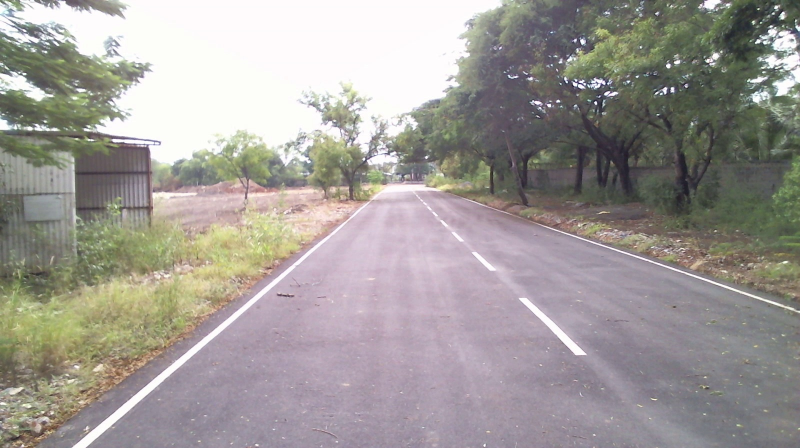
#> input picture image1.jpg, 1600 x 896 px, given in place of poda.mp4, which was not available (shown at 1/2 size)
$ python 'extrapolating lane lines.py'   (older library calls are emulated)
#> lines starting #> are read from the running program, lines starting #| are printed output that depends on the picture; after the words box and inside, x2 and y2 are one past the last pixel; in counts of white or black regions, pixels touching at a corner belong together; pictures that were not available may be replaced by others from this repository, and a replacement may not be noted
import cv2
import numpy as np
import matplotlib.pyplot as plt


def abs_sobel_thresh(img, orient, sobel_kernel=3, thresh=(0, 255)):
    img = cv2.cvtColor(img, cv2.COLOR_BGR2RGB)
    gray = cv2.cvtColor(img, cv2.COLOR_RGB2GRAY)


    if orient == 'x':
        sobelx = cv2.Sobel(gray, cv2.CV_64F, 1, 0, ksize=sobel_kernel)
        abs_sobelx = np.absolute(sobelx)
        scaled_sobel = np.uint8(255 * abs_sobelx / np.max(abs_sobelx))


    else:
        sobely = cv2.Sobel(gray, cv2.CV_64F, 0, 1, ksize=sobel_kernel)
        abs_sobely = np.absolute(sobely)
        scaled_sobel = np.uint8(255 * abs_sobely / np.max(abs_sobely))

    thresh_min = thresh[0]
    thresh_max = thresh[1]
    grad_binary = np.zeros_like(scaled_sobel)
    grad_binary[(scaled_sobel >= thresh_min) & (scaled_sobel <= thresh_max)] = 1

    return grad_binary


def mag_thresh(img, sobel_kernel=3, mag_thresh=(0, 255)):
    img = cv2.cvtColor(img, cv2.COLOR_BGR2RGB)
    gray = cv2.cvtColor(img, cv2.COLOR_RGB2GRAY)
    sobelx = cv2.Sobel(gray, cv2.CV_64F, 1, 0, ksize=sobel_kernel)
    sobely = cv2.Sobel(gray, cv2.CV_64F, 0, 1, ksize=sobel_kernel)
    magnitude = np.sqrt(np.square(sobelx) + np.square(sobely))
    abs_magnitude = np.absolute(magnitude)
    scaled_magnitude = np.uint8(255 * abs_magnitude / np.max(abs_magnitude))
    mag_binary = np.zeros_like(scaled_magnitude)
    mag_binary[(scaled_magnitude >= mag_thresh[0]) & (scaled_magnitude <= mag_thresh[1])] = 1

    return mag_binary


def dir_threshold(img, sobel_kernel=3, thresh=(0, np.pi / 2)):
    img = cv2.cvtColor(img, cv2.COLOR_BGR2RGB)
    gray = cv2.cvtColor(img, cv2.COLOR_RGB2GRAY)
    sobelx = cv2.Sobel(gray, cv2.CV_64F, 1, 0, ksize=sobel_kernel)
    sobely = cv2.Sobel(gray, cv2.CV_64F, 0, 1, ksize=sobel_kernel)
    abs_sobelx = np.absolute(sobelx)
    abs_sobely = np.absolute(sobely)
    arctan = np.arctan2(abs_sobely, abs_sobelx)
    dir_binary = np.zeros_like(arctan)
    dir_binary[(arctan >= thresh[0]) & (arctan <= thresh[1])] = 1
    # plt.imshow(dir_binary)
    # plt.show()
    return dir_binary


def combined_s_gradient_thresholds(img):

    ksize = 3  #
    gradx = abs_sobel_thresh(img, orient='x', sobel_kernel=ksize, thresh=(20, 100))
    grady = abs_sobel_thresh(img, orient='y', sobel_kernel=ksize, thresh=(20, 100))
    mag_binary = mag_thresh(img, sobel_kernel=ksize, mag_thresh=(20, 100))
    dir_binary = dir_threshold(img, sobel_kernel=ksize, thresh=(0.7, 1.4))

    combined = np.zeros_like(dir_binary)
    combined[((gradx == 1) & (grady == 1)) | ((mag_binary == 1) & (dir_binary == 1))] = 1
    cv2.imshow("1",combined)
    img = cv2.cvtColor(img, cv2.COLOR_BGR2RGB)
    hls = cv2.cvtColor(img, cv2.COLOR_RGB2HLS)
    s_channel = hls[:, :, 2]

    s_thresh_min = 100
    s_thresh_max = 255
    s_binary = np.zeros_like(s_channel)
    s_binary[(s_channel >= s_thresh_min) & (s_channel <= s_thresh_max)] = 1

    combined_binary = np.zeros_like(combined)

    combined_binary[(s_binary == 1) | (combined == 1)] = 1


    # [10 lines of commented-out code are left out]
    return combined_binary

def transform_image(img):

    img_size = (img.shape[1], img.shape[0])

    leftupperpoint = [840,499]
    rightupperpoint = [1122,480]
    leftlowerpoint = [166, img.shape[0]]
    rightlowerpoint = [1556, img.shape[0]]
    src = np.float32([leftupperpoint, leftlowerpoint, rightupperpoint, rightlowerpoint])
    dst = np.float32([[0,0], [0, img.shape[0]], [img.shape[1], 0], [img.shape[1],img.shape[0]]])

    M = cv2.getPerspectiveTransform(src, dst)
    Minv = cv2.getPerspectiveTransform(dst, src)

    warped = cv2.warpPerspective(img, M, img_size, flags=cv2.INTER_NEAREST)
    cv2.imshow("3",warped)
    return warped, Minv


def locate_lines(binary_warped, nwindows=9, margin=100, minpix=50):
    # Assuming you have created a warped binary image called "binary_warped"
    # Take a histogram of the bottom half of the image
    histogram = np.sum(binary_warped[int(binary_warped.shape[0] // 2):, :], axis=0)
    cv2.imshow("2",histogram)

    # Find the peak of the left and right halves of the histogram
    # These will be the starting point for the left and right lines
    midpoint = np.int(histogram.shape[0] / 2)
    print(midpoint)
    leftx_base = np.argmax(histogram[:midpoint])
    rightx_base = np.argmax(histogram[midpoint:]) + midpoint

    # Set height of windows
    window_height = np.int(binary_warped.shape[0] / nwindows)
    print(window_height)
    # Identify the x and y positions of all nonzero pixels in the image
    nonzero = binary_warped.nonzero()
    nonzeroy = np.array(nonzero[0])
    nonzerox = np.array(nonzero[1])
    # Current positions to be updated for each window
    leftx_current = leftx_base
    rightx_current = rightx_base

    # Create empty lists to receive left and right lane pixel indices
    left_lane_inds = []
    right_lane_inds = []

    # Create an image to draw on and an image to show the selection window
    out_img = np.dstack((binary_warped, binary_warped, binary_warped)) * 255
    # Step through the windows one by one
    for window in range(nwindows):
        # Identify window boundaries in x and y (and right and left)
        win_y_low = binary_warped.shape[0] - (window + 1) * window_height
        win_y_high = binary_warped.shape[0] - window * window_height
        print(win_y_low,win_y_high)
        win_xleft_low = leftx_current - margin
        win_xleft_high = leftx_current + margin
        win_xright_low = rightx_current - margin
        win_xright_high = rightx_current + margin
        # Draw the windows on the visualization image
        # cv2.rectangle(out_img, (win_xleft_low, win_y_low), (win_xleft_high, win_y_high),
        #               (0, 255, 0), 2)
        # cv2.rectangle(out_img, (win_xright_low, win_y_low), (win_xright_high, win_y_high),
        #               (0, 255, 0), 2)
        # Identify the nonzero pixels in x and y within the window
        good_left_inds = ((nonzeroy >= win_y_low) & (nonzeroy < win_y_high) &
                          (nonzerox >= win_xleft_low) & (nonzerox < win_xleft_high)).nonzero()[0]
        good_right_inds = ((nonzeroy >= win_y_low) & (nonzeroy < win_y_high) &
                           (nonzerox >= win_xright_low) & (nonzerox < win_xright_high)).nonzero()[0]
        # Append these indices to the lists
        left_lane_inds.append(good_left_inds)
        right_lane_inds.append(good_right_inds)
        # If you found > minpix pixels, recenter next window on their mean position
        if len(good_left_inds) > minpix:
            leftx_current = np.int(np.mean(nonzerox[good_left_inds]))
        if len(good_right_inds) > minpix:
            rightx_current = np.int(np.mean(nonzerox[good_right_inds]))
    # Concatenate the arrays of indices
    left_lane_inds = np.concatenate(left_lane_inds)
    right_lane_inds = np.concatenate(right_lane_inds)
    # Extract left and right line pixel positions
    leftx = nonzerox[left_lane_inds]
    lefty = nonzeroy[left_lane_inds]
    rightx = nonzerox[right_lane_inds]
    righty = nonzeroy[right_lane_inds]
    # Fit a second order polynomial to each


    return leftx, lefty, rightx, righty, nonzerox, nonzeroy,out_img
def fit_polynomial(binary_warped):
    # Find our lane pixels first
    leftx, lefty, rightx, righty,nonzerox, nonzeroy, out_img = locate_lines(binary_warped)

    ### TO-DO: Fit a second order polynomial to each using `np.polyfit` ###
    left_fit = np.polyfit(lefty, leftx, 2)
    right_fit = np.polyfit(righty, rightx, 2)
    # Generate x and y values for plotting
    ploty = np.linspace(0, binary_warped.shape[0]-1, binary_warped.shape[0] )
    try:
        left_fitx = left_fit[0]*ploty**2 + left_fit[1]*ploty + left_fit[2]
        right_fitx = right_fit[0]*ploty**2 + right_fit[1]*ploty + right_fit[2]
    except TypeError:
        # Avoids an error if `left` and `right_fit` are still none or incorrect
        print('The function failed to fit a line!')
        left_fitx = 1*ploty**2 + 1*ploty
        right_fitx = 1*ploty**2 + 1*ploty

    ## Visualization ##
    # Colors in the left and right lane regions
    out_img[lefty, leftx] = [255, 0, 0]
    out_img[righty, rightx] = [0, 0, 255]

    # Plots the left and right polynomials on the lane lines
    # plt.plot(left_fitx, ploty, color='yellow')
    # plt.plot(right_fitx, ploty, color='yellow')

    return out_img,leftx,rightx,left_fitx,right_fitx,left_fit,right_fit,ploty


def radius_curvature(binary_warped, left_fit, right_fit):
    ploty = np.linspace(0, binary_warped.shape[0] - 1, binary_warped.shape[0])
    left_fitx = left_fit[0] * ploty ** 2 + left_fit[1] * ploty + left_fit[2]
    right_fitx = right_fit[0] * ploty ** 2 + right_fit[1] * ploty + right_fit[2]

    # Define conversions in x and y from pixels space to meters
    ym_per_pix = 30 / 720  # meters per pixel in y dimension
    xm_per_pix = 3.7 / 700  # meters per pixel in x dimension
    y_eval = np.max(ploty)

    # Fit new polynomials to x,y in world space
    left_fit_cr = np.polyfit(ploty * ym_per_pix, left_fitx * xm_per_pix, 2)
    right_fit_cr = np.polyfit(ploty * ym_per_pix, right_fitx * xm_per_pix, 2)

    # Calculate the new radii of curvature
    left_curvature = ((1 + (2 * left_fit_cr[0] * y_eval * ym_per_pix + left_fit_cr[1]) ** 2) ** 1.5) / np.absolute(
        2 * left_fit_cr[0])
    right_curvature = ((1 + (2 * right_fit_cr[0] * y_eval * ym_per_pix + right_fit_cr[1]) ** 2) ** 1.5) / np.absolute(
        2 * right_fit_cr[0])

    # Calculate vehicle center
    # left_lane and right lane bottom in pixels
    left_lane_bottom = (left_fit[0] * y_eval) ** 2 + left_fit[0] * y_eval + left_fit[2]
    right_lane_bottom = (right_fit[0] * y_eval) ** 2 + right_fit[0] * y_eval + right_fit[2]

    # Lane center as mid of left and right lane bottom
    lane_center = (left_lane_bottom + right_lane_bottom) / 2.
    center_image = 640
    center = (lane_center - center_image) * xm_per_pix  # Convert to meters
    position = "left" if center < 0 else "right"
    center = "Vehicle is {:.2f}m {}".format(center, position)

    # Now our radius of curvature is in meters
    return left_curvature, right_curvature, center
video=cv2.VideoCapture("poda.mp4")
frame_width = int(video.get(3))
frame_height = int(video.get(4))
fps = video.get(cv2.CAP_PROP_FPS)

print("frame rate",fps)

size = (frame_width, frame_height)

# Below VideoWriter object will create
# a frame of above defined The output
# is stored in 'filename.avi' file.
result1 = cv2.VideoWriter('file.avi',
                         cv2.VideoWriter_fourcc(*'MJPG'),
                         10, size)
while True:
    success,img=video.read()
#> img is the input picture: shape (896, 1600, 3); mean B, G, R 151.8, 155.5, 160.2
    print(success)
#| True

    img1 = combined_s_gradient_thresholds(img)
#> in abs_sobel_thresh, `sobelx = cv2.Sobel(gray, cv2.CV_64F, 1, 0, ksize=sobel_kernel)`:
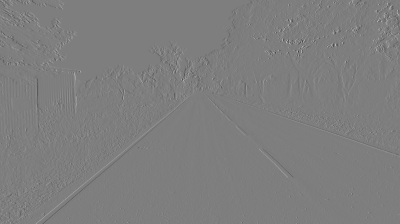
#> sobelx: shape (896, 1600) float64 (shown at 1/4 size); min -795, max 810, mean -0.1; drawn with min black and max white
#> in combined_s_gradient_thresholds, `gradx = abs_sobel_thresh(img, orient='x', sobel_kernel=ksize, thresh=(..`:
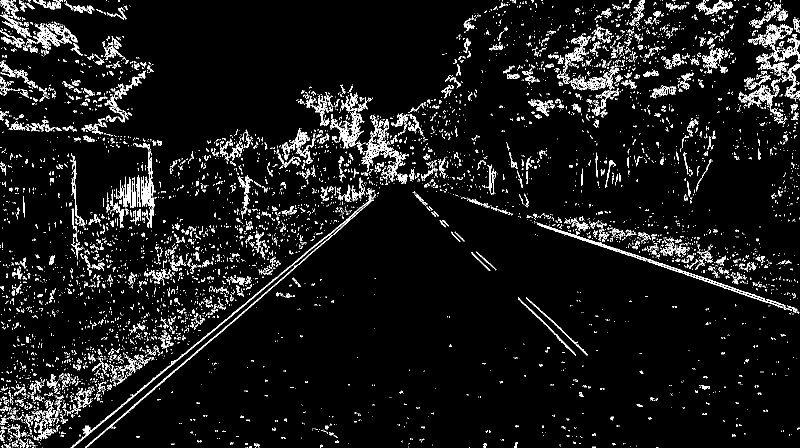
#> gradx: shape (896, 1600) (shown at 1/2 size); values 0 (black) and 1 (white), 6.8% white in thin lines or dots
#> in combined_s_gradient_thresholds, `dir_binary = dir_threshold(img, sobel_kernel=ksize, thresh=(0.7, 1.4))`:
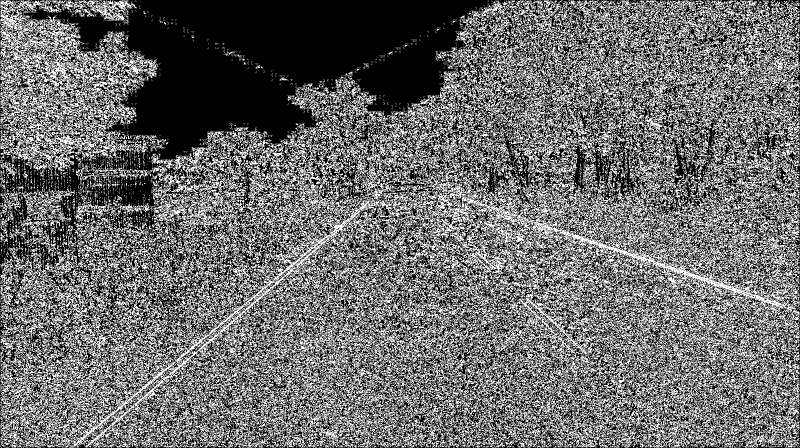
#> dir_binary: shape (896, 1600) float64 (shown at 1/2 size); values 0 (black) and 1 (white), 42.2% white in thin lines or dots
#> in combined_s_gradient_thresholds, `s_channel = hls[:, :, 2]`:
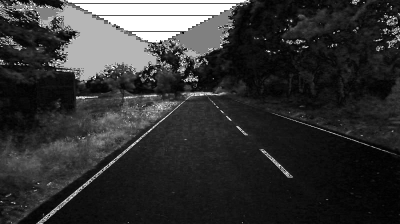
#> s_channel: shape (896, 1600) (shown at 1/4 size); min 0, max 255, mean 51
#> img1: shape (896, 1600) float64; values 0 (black) and 1 (white), 20.5% white; 8707 white regions (8027 under 20 px), largest, box (x1, y1, x2, y2) and area: (0, 0, 1014, 333) 178297, (141, 399, 744, 896) 8861, (555, 396, 728, 484) 5537
    # plt.imshow(img1)
    # plt.show()
    top_down, perspective_M = transform_image(img1)
#> in transform_image, `warped = cv2.warpPerspective(img, M, img_size, flags=cv2.INTER_NEAREST)`:
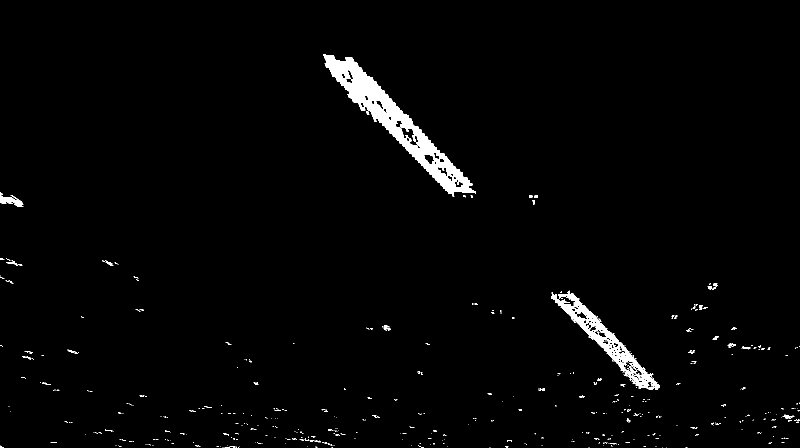
#> warped: shape (896, 1600) float64 (shown at 1/2 size); values 0 (black) and 1 (white), 1.9% white; 493 white regions (448 under 20 px), largest, box (x1, y1, x2, y2) and area: (646, 109, 952, 393) 16158, (1102, 585, 1320, 779) 6671, (0, 390, 47, 414) 566
#> perspective_M = [[0.144, -0.897, 840], [-0.0256, -0.34, 499], [-2.85e-05, -0.000874, 1]]
# [8 lines of commented-out code are left out]
    print(top_down.shape)
#| (896, 1600)
    out, leftx, rightx, left_fitx, right_fitx, left_fit, right_fit, ploty = fit_polynomial(top_down)
#> in locate_lines, `histogram = np.sum(binary_warped[int(binary_warped.shape[0] // 2):, :]..`: histogram = 1600 values, max 51 at index 1197, min 0 at index 9, mean 6.39
#| 800
#> in locate_lines, `leftx_base = np.argmax(histogram[:midpoint])`: leftx_base = 0
#> in locate_lines, `rightx_base = np.argmax(histogram[midpoint:]) + midpoint`: rightx_base = 1197
#| 99
#> in locate_lines, `nonzero = binary_warped.nonzero()`: nonzero = 27101 positions, rows 109 to 895, columns 0 to 1599
#> in locate_lines, `leftx_current = leftx_base`: leftx_current = 0
#> in locate_lines, `rightx_current = rightx_base`: rightx_current = 1197
#> the loop in locate_lines, `for window in range(nwindows):` made 9 passes
#> (win_xleft_low, win_xleft_high, win_xright_low, win_xright_high, leftx_current, rightx_current) on passes 2, 4, 6: (-100, 100, 1131, 1331, 65, 1261), (-35, 165, 1098, 1298, 20, 1129), (-74, 126, 1029, 1229, 14, 1066)
#> after the loop in locate_lines, `for window in range(nwindows):`: left_lane_inds = 9 items
#> in locate_lines, `left_lane_inds = np.concatenate(left_lane_inds)`: left_lane_inds = 915 values, max 27064 at index 21, min 16094 at index 648, mean 17871.2
#> in locate_lines, `right_lane_inds = np.concatenate(right_lane_inds)`: right_lane_inds = 6193 values, max 27057 at index 271, min 16175 at index 6120, mean 21867.8
#> in locate_lines, `leftx = nonzerox[left_lane_inds]`: leftx = 915 values, max 164 at index 152, min 0 at index 3, mean 27.07
#> in locate_lines, `lefty = nonzeroy[left_lane_inds]`: lefty = 915 values, max 895 at index 16, min 385 at index 648, mean 486.2
#> in locate_lines, `rightx = nonzerox[right_lane_inds]`: rightx = 6193 values, max 1354 at index 3445, min 1058 at index 6120, mean 1222
#> in locate_lines, `righty = nonzeroy[right_lane_inds]`: righty = 6193 values, max 894 at index 270, min 390 at index 6120, mean 695.5
#> in fit_polynomial, `left_fit = np.polyfit(lefty, leftx, 2)`: left_fit = [-0.000206, 0.322, -77.19]
#> in fit_polynomial, `right_fit = np.polyfit(righty, rightx, 2)`: right_fit = [-0.00067, 1.46, 537.2]
#> in fit_polynomial, `left_fitx = left_fit[0]*ploty**2 + left_fit[1]*ploty + left_fit[2]`: left_fitx = 896 values, max 48.64 at index 781, min -77.19 at index 0, mean 11.89
#> in fit_polynomial, `right_fitx = right_fit[0]*ploty**2 + right_fit[1]*ploty + right_fit[2]`: right_fitx = 896 values from 537.2 to 1303.2
#> right_fitx = 896 values from 537.2 to 1303.2; left_fit = [-0.000206, 0.322, -77.19]; right_fit = [-0.00067, 1.46, 537.2]; ploty = 896 values from 0 to 895
    radius_curvature(top_down, left_fit, right_fit)
#> in radius_curvature, `right_fitx = right_fit[0] * ploty ** 2 + right_fit[1] * ploty + right_..`: right_fitx = 896 values from 537.2 to 1303.2
#> in radius_curvature, `left_fit_cr = np.polyfit(ploty * ym_per_pix, left_fitx * xm_per_pix, 2)`: left_fit_cr = [-0.000628, 0.0409, -0.408]
#> in radius_curvature, `right_fit_cr = np.polyfit(ploty * ym_per_pix, right_fitx * xm_per_pix,..`: right_fit_cr = [-0.00204, 0.185, 2.84]
#> in radius_curvature, `left_curvature = ((1 + (2 * left_fit_cr[0] * y_eval * ym_per_pix + lef..`: left_curvature = 796.5
#> in radius_curvature, `right_curvature = ((1 + (2 * right_fit_cr[0] * y_eval * ym_per_pix + r..`: right_curvature = 245.5
#> in radius_curvature, `left_lane_bottom = (left_fit[0] * y_eval) ** 2 + left_fit[0] * y_eval ..`: left_lane_bottom = -77.34
#> in radius_curvature, `right_lane_bottom = (right_fit[0] * y_eval) ** 2 + right_fit[0] * y_ev..`: right_lane_bottom = 537
#> in radius_curvature, `lane_center = (left_lane_bottom + right_lane_bottom) / 2.`: lane_center = 229.8
#> in radius_curvature, `center = (lane_center - center_image) * xm_per_pix`: center = -2.17
#> in radius_curvature, `position = "left" if center < 0 else "right"`: position = 'left'
#> in radius_curvature, `center = "Vehicle is {:.2f}m {}".format(center, position)`: center = 'Vehicle is -2.17m left'
    print(leftx)
#| [ 17  18  21   0   0   1   2   0   2   3   0   1   2   3   4   5   0   1
#|    2   5   6   7  49  50  54  55  56  57  51  52  53  56  57  58  59  60
#|   54  55  59  60  61  62  63  64  65  59  60  61  62  63  83  84  85  86
#|   87  44  45  46  46  47  48  49  50  53  54  55  46  47  48  49  50  51
#|   52  53  54  55  56  57  50  51  52  53  54  55  56  57  58  59  60  56
#|   57  58  59  60  61  62  57  58  64  65  59  60  61  66  67  42  43  44
#> (further printed lines are left out)
    print(ploty)
#| [  0.   1.   2.   3.   4.   5.   6.   7.   8.   9.  10.  11.  12.  13.
#|   14.  15.  16.  17.  18.  19.  20.  21.  22.  23.  24.  25.  26.  27.
#|   28.  29.  30.  31.  32.  33.  34.  35.  36.  37.  38.  39.  40.  41.
#|   42.  43.  44.  45.  46.  47.  48.  49.  50.  51.  52.  53.  54.  55.
#|   56.  57.  58.  59.  60.  61.  62.  63.  64.  65.  66.  67.  68.  69.
#|   70.  71.  72.  73.  74.  75.  76.  77.  78.  79.  80.  81.  82.  83.
#> (further printed lines are left out)
    # plt.imshow(out, cmap='gray')
    # plt.show()

# Create an image to draw the lines on
    warp_zero = np.zeros_like(top_down).astype(np.uint8)
    color_warp = np.dstack((warp_zero, warp_zero, warp_zero))

# Recast the x and y points into usable format for cv2.fillPoly()
    pts_left = np.array([np.transpose(np.vstack([left_fitx, ploty]))])
#> pts_left = 896 pairs, first value -77.19 to 48.64, second value 0 to 895
    pts_right = np.array([np.flipud(np.transpose(np.vstack([right_fitx, ploty])))])
#> pts_right = 896 pairs, first value 537.2 to 1303.2, second value 0 to 895
    pts = np.hstack((pts_left, pts_right))
#> pts = 1792 pairs, first value -77.19 to 1303.2, second value 0 to 895

# Draw the lane onto the warped blank image
    cv2.fillPoly(color_warp, np.int_([pts]), (0, 255, 0))
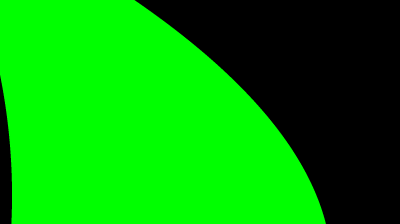
#> color_warp: shape (896, 1600, 3) (shown at 1/4 size); mean of channels 0, 1, 2 0, 157.3, 0; drawn as B, G, R

# Warp the blank back to original image space using inverse perspective matrix (Minv)
    newwarp = cv2.warpPerspective(color_warp, perspective_M, (img.shape[1], img.shape[0]))
# Combine the result with the original image
    result = cv2.addWeighted(img, 1, newwarp, 0.3, 0)
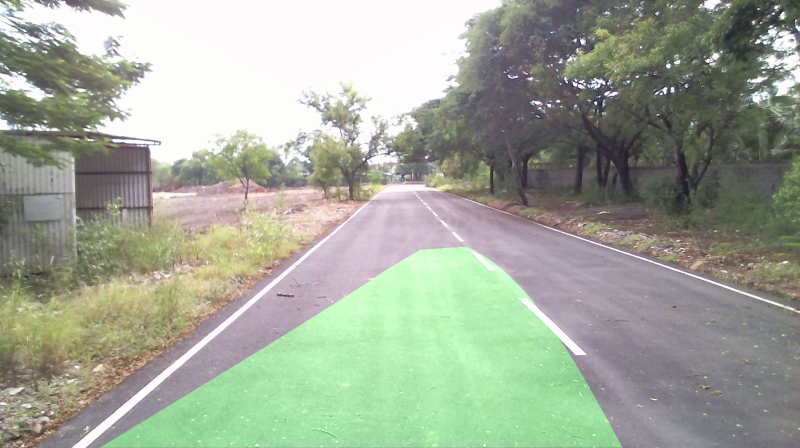
#> result: shape (896, 1600, 3) (shown at 1/2 size); mean B, G, R 151.8, 168, 160.2
    # plt.imshow(result)
    # plt.show()
    result1.write(result)
    cv2.imshow("result",result)
    if cv2.waitKey(50) & 0xFF == ord('q'):
#> (key q is pressed here)
        break
